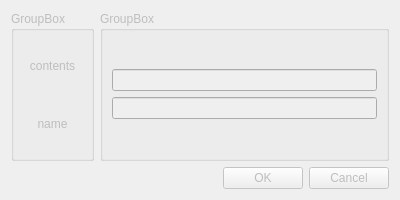
<?xml version="1.0" encoding="UTF-8"?>
<ui version="4.0">
 <class>Dialog</class>
 <widget class="QDialog" name="Dialog">
  <property name="enabled">
   <bool>false</bool>
  </property>
  <property name="geometry">
   <rect>
    <x>0</x>
    <y>0</y>
    <width>400</width>
    <height>200</height>
   </rect>
  </property>
  <property name="minimumSize">
   <size>
    <width>400</width>
    <height>200</height>
   </size>
  </property>
  <property name="maximumSize">
   <size>
    <width>400</width>
    <height>300</height>
   </size>
  </property>
  <property name="windowTitle">
   <string>Meta Node Dialogue</string>
  </property>
  <property name="sizeGripEnabled">
   <bool>false</bool>
  </property>
  <layout class="QVBoxLayout" name="verticalLayout_2">
   <item>
    <layout class="QVBoxLayout" name="verticalLayout">
     <item>
      <layout class="QHBoxLayout" name="horizontalLayout">
       <item>
        <widget class="QGroupBox" name="groupBox">
         <property name="title">
          <string>GroupBox</string>
         </property>
         <layout class="QVBoxLayout" name="verticalLayout_7">
          <item>
           <layout class="QVBoxLayout" name="verticalLayout_6">
            <item>
             <widget class="QLabel" name="label">
              <property name="text">
               <string>contents</string>
              </property>
              <property name="alignment">
               <set>Qt::AlignCenter</set>
              </property>
             </widget>
            </item>
            <item>
             <widget class="QLabel" name="label_2">
              <property name="text">
               <string>name</string>
              </property>
              <property name="alignment">
               <set>Qt::AlignCenter</set>
              </property>
             </widget>
            </item>
           </layout>
          </item>
         </layout>
        </widget>
       </item>
       <item>
        <widget class="QGroupBox" name="groupBox_2">
         <property name="title">
          <string>GroupBox</string>
         </property>
         <layout class="QVBoxLayout" name="verticalLayout_5">
          <item>
           <layout class="QVBoxLayout" name="verticalLayout_4">
            <item>
             <widget class="QLineEdit" name="contentsLineEdit"/>
            </item>
            <item>
             <widget class="QLineEdit" name="nameLineEdit"/>
            </item>
           </layout>
          </item>
         </layout>
        </widget>
       </item>
      </layout>
     </item>
    </layout>
   </item>
   <item>
    <widget class="QDialogButtonBox" name="buttonBox">
     <property name="orientation">
      <enum>Qt::Horizontal</enum>
     </property>
     <property name="standardButtons">
      <set>QDialogButtonBox::Cancel|QDialogButtonBox::Ok</set>
     </property>
    </widget>
   </item>
  </layout>
 </widget>
 <resources/>
 <connections>
  <connection>
   <sender>buttonBox</sender>
   <signal>accepted()</signal>
   <receiver>Dialog</receiver>
   <slot>accept()</slot>
   <hints>
    <hint type="sourcelabel">
     <x>248</x>
     <y>254</y>
    </hint>
    <hint type="destinationlabel">
     <x>157</x>
     <y>274</y>
    </hint>
   </hints>
  </connection>
  <connection>
   <sender>buttonBox</sender>
   <signal>rejected()</signal>
   <receiver>Dialog</receiver>
   <slot>reject()</slot>
   <hints>
    <hint type="sourcelabel">
     <x>316</x>
     <y>260</y>
    </hint>
    <hint type="destinationlabel">
     <x>286</x>
     <y>274</y>
    </hint>
   </hints>
  </connection>
 </connections>
</ui>
